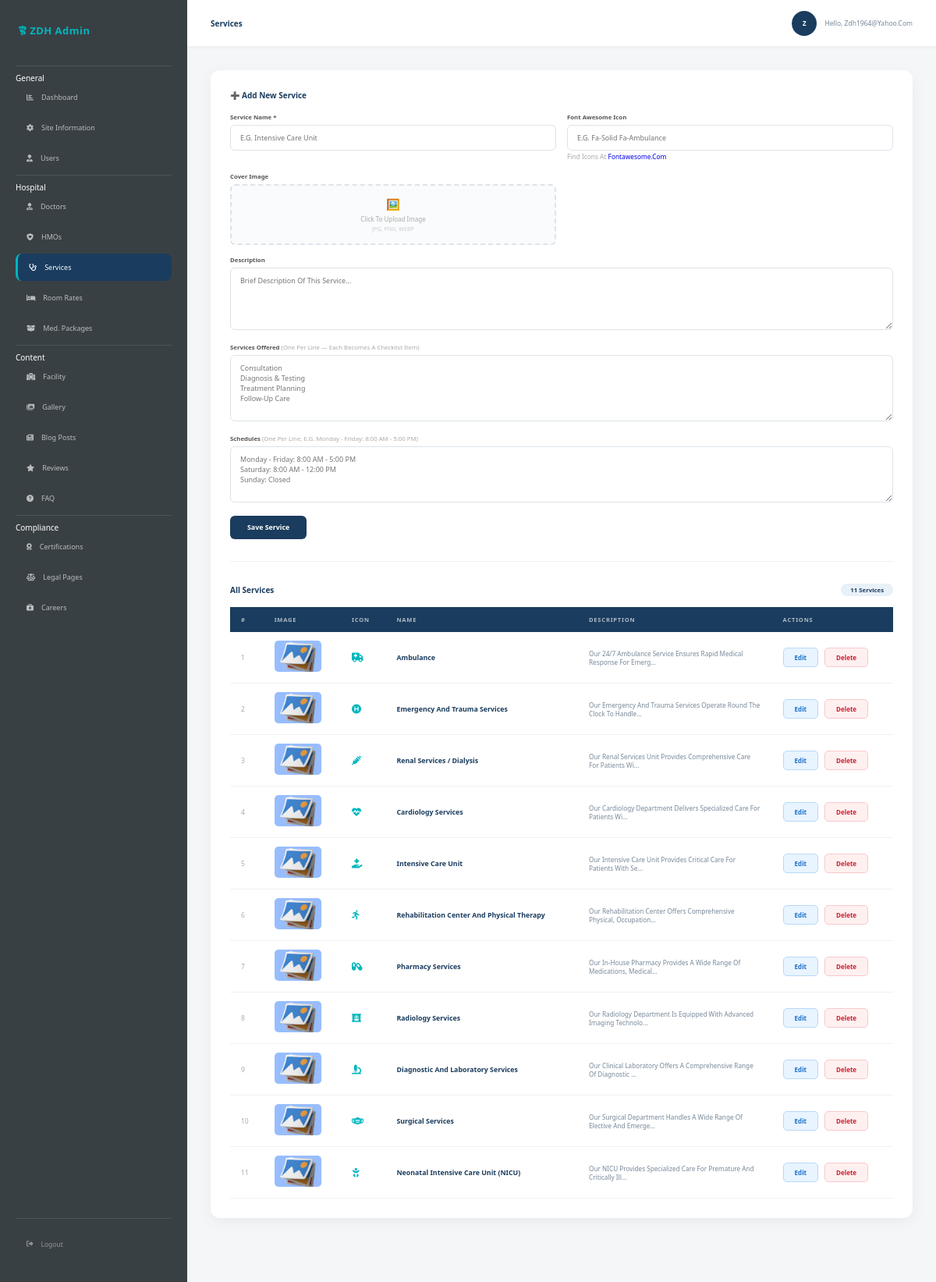
Page /admin/index.php?page=services (signed in) on the committed database.
### tables this page shows
CREATE TABLE `services` (
  `id` int(11) NOT NULL,
  `name` varchar(150) NOT NULL,
  `icon` varchar(100) DEFAULT 'fa-solid fa-stethoscope',
  `description` text DEFAULT NULL,
  `services_offered` text DEFAULT NULL,
  `schedules` text DEFAULT NULL,
  `image` varchar(255) DEFAULT '',
  `created_at` timestamp NOT NULL DEFAULT current_timestamp()
);

### admin/pages/services.php (the view, shortened to what this page needs)
<?php
global $con;
$services = [];
$result   = mysqli_query($con, "SELECT * FROM services ORDER BY created_at DESC");
while ($row = mysqli_fetch_assoc($result)) $services[] = $row;
?>
<h4 id="formTitle" style="margin-bottom:16px;font-size:1rem;color:#1a3c5e;">➕ Add New Service</h4>
<div id="serviceForm">
    <div style="display:grid;grid-template-columns:1fr 1fr;gap:14px;margin-bottom:14px;">
        <div>
            <label style="font-size:0.78rem;font-weight:600;color:#555;display:block;margin-bottom:5px;">Service Name *</label>
            <input type="text" id="name" placeholder="e.g. Intensive Care Unit"
                style="width:100%;padding:9px 12px;border:1px solid #dde3ea;border-radius:6px;font-size:0.9rem;font-family:inherit;outline:none;">
        </div>
        <div>
            <label style="font-size:0.78rem;font-weight:600;color:#555;display:block;margin-bottom:5px;">Font Awesome Icon</label>
            <input type="text" id="serviceIcon" placeholder="e.g. fa-solid fa-ambulance"
                style="width:100%;padding:9px 12px;border:1px solid #dde3ea;border-radius:6px;font-size:0.9rem;font-family:inherit;outline:none;">
            <small style="color:#aaa;">Find icons at <a href="https://fontawesome.com/icons" target="_blank">fontawesome.com</a></small>
        </div>
        <div>
            <label style="font-size:0.78rem;font-weight:600;color:#555;display:block;margin-bottom:5px;">Cover Image</label>
            <div id="uploadArea" onclick="document.getElementById('imageInput').click()"
                style="border:2px dashed #dde3ea;border-radius:6px;padding:14px;text-align:center;cursor:pointer;background:#fafbfc;">
                <div id="uploadPlaceholder">
                    <div style="font-size:1.4rem;margin-bottom:4px;">🖼️</div>
                    <div style="font-size:0.8rem;color:#aaa;">Click to upload image</div>
                    <div style="font-size:0.72rem;color:#ccc;margin-top:2px;">JPG, PNG, WEBP</div>
                </div>
            </div>
        </div>
        <div style="grid-column:1/-1;">
            <label style="font-size:0.78rem;font-weight:600;color:#555;display:block;margin-bottom:5px;">Description</label>
            <textarea id="description" placeholder="Brief description of this service..."
                style="width:100%;padding:9px 12px;border:1px solid #dde3ea;border-radius:6px;font-size:0.9rem;font-family:inherit;resize:vertical;min-height:80px;outline:none;"></textarea>
        </div>
        <div style="grid-column:1/-1;">
            <label style="font-size:0.78rem;font-weight:600;color:#555;display:block;margin-bottom:5px;">
                Services Offered
                <span style="color:#aaa;font-weight:400;">(one per line — each becomes a checklist item)</span>
            </label>
            <textarea id="servicesOffered" rows="5" placeholder="Consultation&#10;Diagnosis & Testing&#10;Treatment Planning&#10;Follow-up Care"
                style="width:100%;padding:9px 12px;border:1px solid #dde3ea;border-radius:6px;font-size:0.9rem;font-family:inherit;resize:vertical;outline:none;"></textarea>
        </div>
        <div style="grid-column:1/-1;">
            <label style="font-size:0.78rem;font-weight:600;color:#555;display:block;margin-bottom:5px;">
                Schedules
                <span style="color:#aaa;font-weight:400;">(one per line, e.g. Monday - Friday: 8:00 AM - 5:00 PM)</span>
            </label>
            <textarea id="schedules" rows="4" placeholder="Monday - Friday: 8:00 AM - 5:00 PM&#10;Saturday: 8:00 AM - 12:00 PM&#10;Sunday: Closed"
                style="width:100%;padding:9px 12px;border:1px solid #dde3ea;border-radius:6px;font-size:0.9rem;font-family:inherit;resize:vertical;outline:none;"></textarea>
        </div>
    </div>
    <div style="display:flex;gap:10px;">
        <button onclick="saveService()"
            style="padding:9px 22px;background:#1a3c5e;color:white;border:none;border-radius:6px;font-size:0.88rem;font-weight:600;cursor:pointer;">
            Save Service
        </button>
    </div>
</div>
<hr style="margin:28px 0;border:none;border-top:1px solid #eef1f5;">
<div style="display:flex;align-items:center;justify-content:space-between;margin-bottom:14px;">
    <h4 style="font-size:1rem;color:#1a3c5e;">All Services</h4>
    <span id="serviceCount" style="background:#e8f0f8;color:#1a3c5e;font-size:0.78rem;font-weight:700;padding:3px 12px;border-radius:20px;">
        <?= count($services) ?> service<?= count($services) !== 1 ? 's' : '' ?>
    </span>
</div>
<div style="overflow-x:auto;">
<table style="width:100%;border-collapse:collapse;">
    <thead>
        <tr style="background:#1a3c5e;">
            <th style="padding:11px 14px;text-align:left;font-size:0.75rem;color:rgba(255,255,255,0.65);font-weight:600;letter-spacing:0.8px;text-transform:uppercase;">#</th>
            <th style="padding:11px 14px;text-align:left;font-size:0.75rem;color:rgba(255,255,255,0.65);font-weight:600;letter-spacing:0.8px;text-transform:uppercase;">Image</th>
            <th style="padding:11px 14px;text-align:left;font-size:0.75rem;color:rgba(255,255,255,0.65);font-weight:600;letter-spacing:0.8px;text-transform:uppercase;">Icon</th>
            <th style="padding:11px 14px;text-align:left;font-size:0.75rem;color:rgba(255,255,255,0.65);font-weight:600;letter-spacing:0.8px;text-transform:uppercase;">Name</th>
            <th style="padding:11px 14px;text-align:left;font-size:0.75rem;color:rgba(255,255,255,0.65);font-weight:600;letter-spacing:0.8px;text-transform:uppercase;">Description</th>
            <th style="padding:11px 14px;text-align:left;font-size:0.75rem;color:rgba(255,255,255,0.65);font-weight:600;letter-spacing:0.8px;text-transform:uppercase;">Actions</th>
        </tr>
    </thead>
    <tbody id="serviceTableBody">
        <?php if (empty($services)): ?>
            <tr><td colspan="6" style="padding:40px;text-align:center;color:#aaa;">No services yet. Add one above.</td></tr>
        <?php else: ?>
            <?php foreach ($services as $s):
                $img = !empty($s['image']) ? $s['image'] : SVC_DEFAULT;
            ?>
            <tr id="row-<?= $s['id'] ?>" style="border-bottom:1px solid #eef1f5;">
                <td style="padding:11px 14px;font-size:0.85rem;color:#aaa;"><?= $s['id'] ?></td>
                <td style="padding:11px 14px;">
                    <img src="<?= htmlspecialchars($img) ?>"
                        style="width:60px;height:40px;object-fit:cover;border-radius:5px;"
                        onerror="this.onerror=null;this.src='/hms/admin/images/default.jpg'">
                </td>
                <td style="padding:11px 14px;font-size:1.2rem;color:#00b6bd;">
                    <i class="<?= htmlspecialchars($s['icon'] ?? '') ?>"></i>
                </td>
                <td style="padding:11px 14px;font-size:0.88rem;font-weight:600;color:#1a3c5e;"><?= htmlspecialchars($s['name']) ?></td>
                <td style="padding:11px 14px;font-size:0.82rem;color:#778899;max-width:220px;">
                    <?= htmlspecialchars(mb_strimwidth($s['description'] ?? '', 0, 70, '...')) ?>
                </td>
                <td style="padding:11px 14px;">
                    <div style="display:flex;gap:8px;">
                        <button onclick="editService(<?= $s['id'] ?>)"
                            style="padding:6px 14px;background:#e8f4ff;color:#1a6fcc;border:1px solid #b8d8f8;border-radius:5px;font-size:0.8rem;font-weight:600;cursor:pointer;">Edit</button>
                        <button onclick="deleteService(<?= $s['id'] ?>, '<?= htmlspecialchars(addslashes($s['name'])) ?>')"
                            style="padding:6px 14px;background:#fff0f0;color:#cc2233;border:1px solid #f8c8cc;border-radius:5px;font-size:0.8rem;font-weight:600;cursor:pointer;">Delete</button>
                    </div>
                </td>
            </tr>
            <?php endforeach; ?>
        <?php endif; ?>
    </tbody>
</table>
</div>

### css/style.css (style rules this page uses)
:root { --blue: #00b6bd; --black: #394044; --wight: #fff; }
body { overflow-x: hidden; }
* { font-family: "Inter", sans-serif; margin: 0; padding: 0; text-decoration: none; text-transform: capitalize; outline: none; box-sizing: border-box; transition: all linear 0.2s; }
html { font-size: 62.5%; overflow-x: hidden; scroll-behavior: smooth; }
hr { border-color: #9a9fa5; margin: 30px 0 20px; }

### admin/index.php (style rules this page uses)
:root { --blue: #00b6bd; --blue-dark: #008f95; --navy: #1a3c5e; --black: #394044; --white: #fff; --bg: #f4f6f8; --border: #eef1f5; }
* { margin:0; padding:0; box-sizing:border-box; font-family: Segoe UI, sans-serif; }

### rows in the picture
services: id "1", name "Ambulance", description "Our 24/7 Ambulance Service Ensures Rapid Medical Response For Emerg..."
services: id "2", image (placeholder picture), name "Emergency And Trauma Services", description "Our Emergency And Trauma Services Operate Round The Clock To Handle..."
services: id "3", image (placeholder picture), name "Renal Services / Dialysis", description "Our Renal Services Unit Provides Comprehensive Care For Patients Wi..."
services: id "4", image (placeholder picture), name "Cardiology Services", description "Our Cardiology Department Delivers Specialized Care For Patients Wi..."
services: id "5", image (placeholder picture), name "Intensive Care Unit", description "Our Intensive Care Unit Provides Critical Care For Patients With Se..."
services: id "6", image (placeholder picture), name "Rehabilitation Center And Physical Therapy", description "Our Rehabilitation Center Offers Comprehensive Physical, Occupation..."
services: id "7", image (placeholder picture), name "Pharmacy Services", description "Our In-House Pharmacy Provides A Wide Range Of Medications, Medical..."
services: id "8", image (placeholder picture), name "Radiology Services", description "Our Radiology Department Is Equipped With Advanced Imaging Technolo..."
services: id "9", image (placeholder picture), name "Diagnostic And Laboratory Services", description "Our Clinical Laboratory Offers A Comprehensive Range Of Diagnostic ..."
services: id "10", image (placeholder picture), name "Surgical Services", description "Our Surgical Department Handles A Wide Range Of Elective And Emerge..."
services: id "11", image (placeholder picture), name "Neonatal Intensive Care Unit (NICU)", description "Our NICU Provides Specialized Care For Premature And Critically Ill..."

### other values in the picture
$page "Services"
substr($_SESSION['username'], 0, 1) "Z"
$_SESSION['username'] "Zdh1964@yahoo.com"
count($services) "11"
